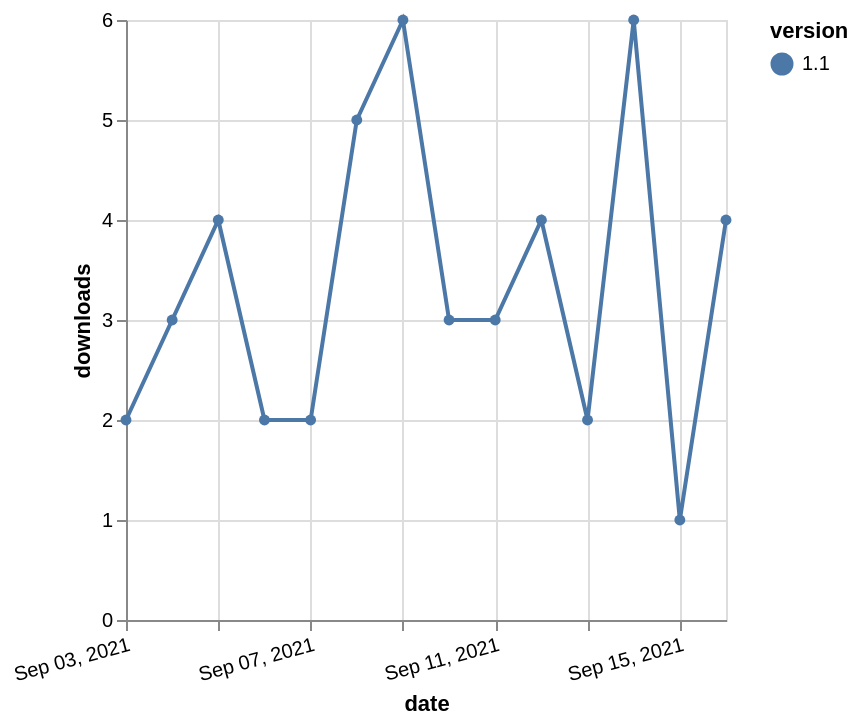

Here is the Vega-Lite specification saved for this chart:
### Vega-Lite specification from a JSON file in a GitHub repository (floating-point values rounded to 4 significant figures)
{"$schema": "https://vega.github.io/schema/vega-lite/v5.json", "description": "A simple bar chart with embedded data.", "data": {"values": [{"date": "2021-09-03", "total": 5392, "delta": 2, "version": "1.1"}, {"date": "2021-09-04", "total": 5395, "delta": 3, "version": "1.1"}, {"date": "2021-09-05", "total": 5399, "delta": 4, "version": "1.1"}, {"date": "2021-09-06", "total": 5401, "delta": 2, "version": "1.1"}, {"date": "2021-09-07", "total": 5403, "delta": 2, "version": "1.1"}, {"date": "2021-09-08", "total": 5408, "delta": 5, "version": "1.1"}, {"date": "2021-09-09", "total": 5414, "delta": 6, "version": "1.1"}, {"date": "2021-09-10", "total": 5417, "delta": 3, "version": "1.1"}, {"date": "2021-09-11", "total": 5420, "delta": 3, "version": "1.1"}, {"date": "2021-09-12", "total": 5424, "delta": 4, "version": "1.1"}, {"date": "2021-09-13", "total": 5426, "delta": 2, "version": "1.1"}, {"date": "2021-09-14", "total": 5432, "delta": 6, "version": "1.1"}, {"date": "2021-09-15", "total": 5433, "delta": 1, "version": "1.1"}, {"date": "2021-09-16", "total": 5437, "delta": 4, "version": "1.1"}]}, "width": "container", "mark": {"type": "line", "point": {"filled": true}}, "encoding": {"x": {"field": "date", "type": "temporal", "timeUnit": "yearmonthdate", "title": "date", "axis": {"labelAngle": -15}}, "y": {"field": "delta", "type": "quantitative", "title": "downloads"}, "color": {"field": "version", "type": "nominal"}, "tooltip": {"field": "delta"}}}
